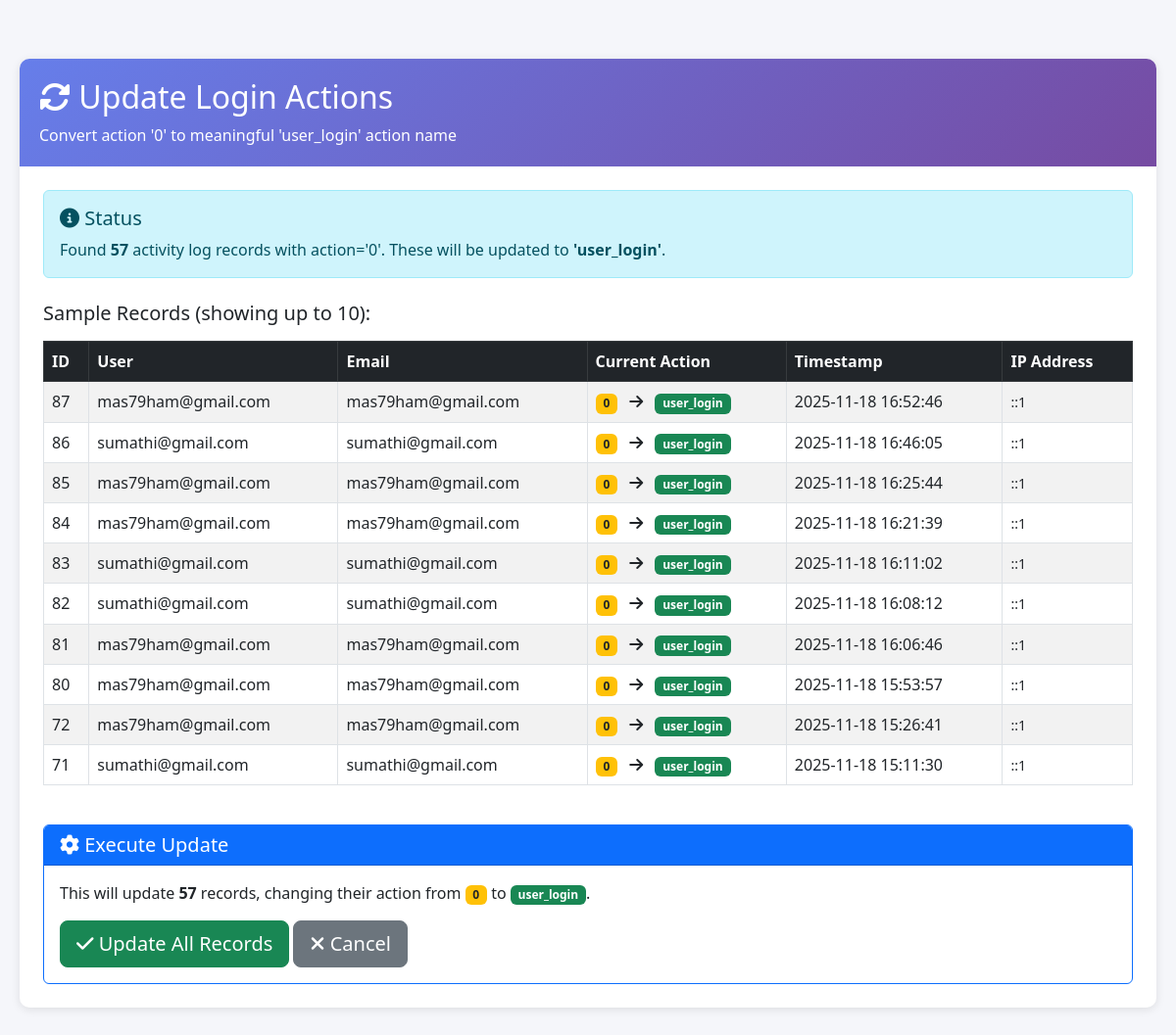
/office_letter/src/update_login_actions.php, run on an earlier commit of the app's database.
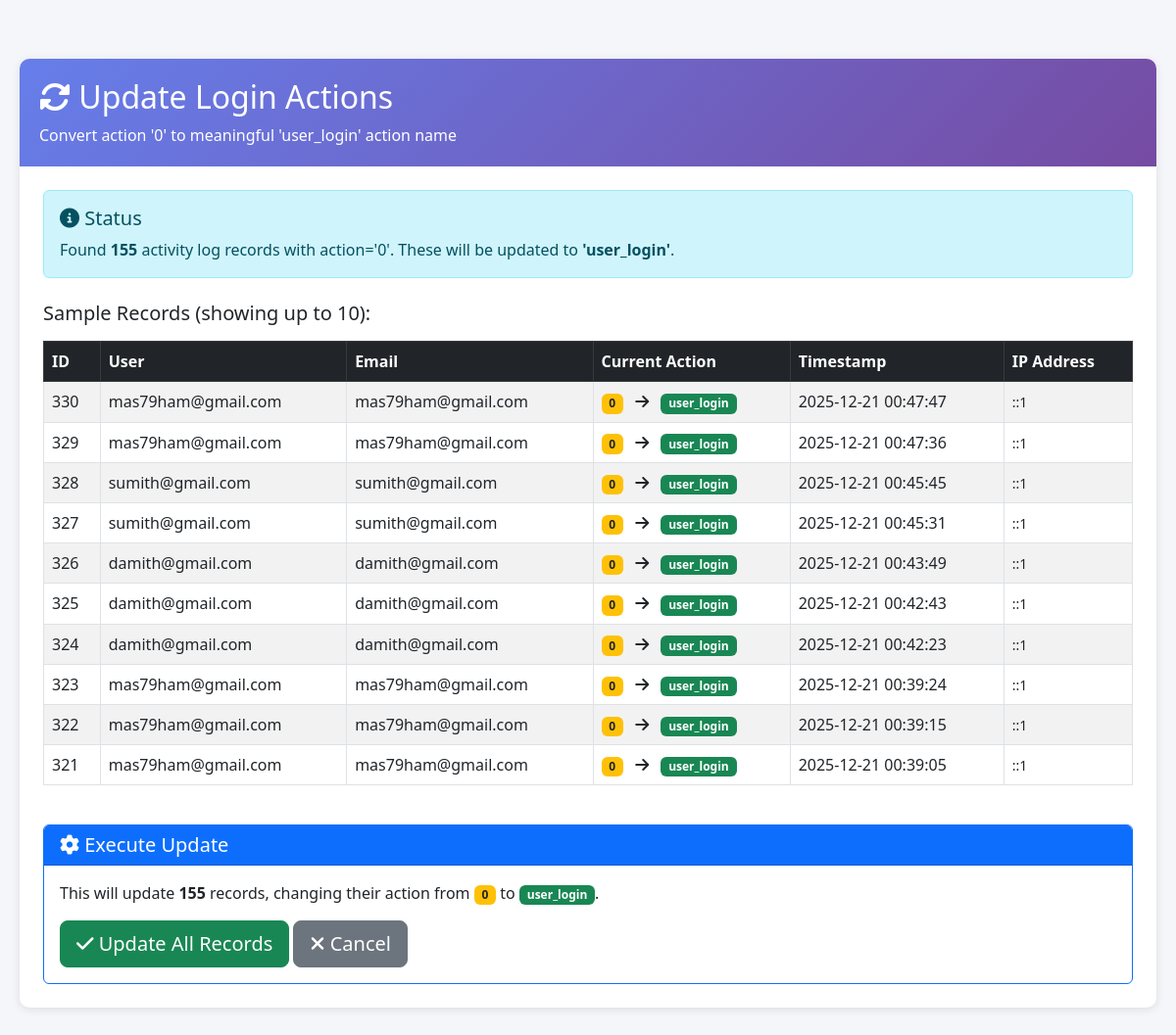
And on a later commit of the database.
### tables this page shows
CREATE TABLE `activitylog` (
  `id` int(11) NOT NULL,
  `user_id` int(11) DEFAULT NULL,
  `action` varchar(50) DEFAULT NULL,
  `letter_id` int(11) DEFAULT NULL,
  `old_values` longtext DEFAULT NULL CHECK (json_valid(`old_values`)),
  `new_values` longtext DEFAULT NULL CHECK (json_valid(`new_values`)),
  `ip_address` varchar(45) DEFAULT NULL,
  `user_agent` text DEFAULT NULL,
  `timestamp` datetime DEFAULT NULL
);

CREATE TABLE `users` (
  `id` int(11) NOT NULL,
  `username` varchar(50) DEFAULT NULL,
  `password` varchar(255) DEFAULT NULL,
  `last_login` datetime DEFAULT NULL COMMENT 'Last login timestamp',
  `employee_id` int(11) DEFAULT NULL,
  `role` varchar(50) DEFAULT NULL,
  `email` varchar(255) NOT NULL,
  `created_at` timestamp NOT NULL DEFAULT current_timestamp(),
  `approved` tinyint(1) DEFAULT 0 COMMENT 'Account approval status: 0=pending, 1=approved',
  `approved_by` int(11) DEFAULT NULL COMMENT 'User ID who approved this account',
  `approved_at` timestamp NULL DEFAULT NULL COMMENT 'When account was approved',
  `created_by` int(11) DEFAULT NULL COMMENT 'User ID who created this account'
);

### office_letter/src/update_login_actions.php (the view, shortened to what the changed rows need)
<?php
require_once '../config/db.php';
$count_result = $conn->query("SELECT COUNT(*) as total FROM activitylog WHERE action = '0'");
$total_zero_actions = 0;
if ($count_result) {
    $row = $count_result->fetch_assoc();
    $total_zero_actions = $row['total'];
}
$sample_sql = "SELECT al.*, u.username, u.email
               FROM activitylog al
               LEFT JOIN users u ON al.user_id = u.id
               WHERE al.action = '0'
               ORDER BY al.timestamp DESC
               LIMIT 10";
$sample_result = $conn->query($sample_sql);
?>
<!DOCTYPE html>
<html lang="en">
<head>
    <link rel="stylesheet" href="https://cdn.jsdelivr.net/npm/bootstrap@5.3.0/dist/css/bootstrap.min.css">
    <link rel="stylesheet" href="https://cdnjs.cloudflare.com/ajax/libs/font-awesome/6.4.0/css/all.min.css">
</head>
<body>
    <div class="main-container">
        <div class="info-card">
            <div class="card-header-custom">
                <h2 class="mb-0">
                    <i class="fas fa-sync-alt"></i> Update Login Actions
                </h2>
            </div>
            <div class="card-body p-4">
                <?php if ($total_zero_actions > 0): ?>
                    <div class="alert alert-info">
                        <h5><i class="fas fa-info-circle"></i> Status</h5>
                        <p class="mb-0">
                            Found <strong><?php echo $total_zero_actions; ?></strong> activity log records with action='0'.
                            These will be updated to <strong>'user_login'</strong>.
                        </p>
                    </div>
                    <?php if ($sample_result && $sample_result->num_rows > 0): ?>
                        <h5 class="mt-4 mb-3">Sample Records (showing up to 10):</h5>
                        <div class="table-responsive">
                            <table class="table table-bordered table-striped table-hover">
                                <thead class="table-dark">
                                    <tr>
                                        <th>ID</th>
                                        <th>User</th>
                                        <th>Email</th>
                                        <th>Current Action</th>
                                        <th>Timestamp</th>
                                        <th>IP Address</th>
                                    </tr>
                                </thead>
                                <tbody>
                                    <?php while ($row = $sample_result->fetch_assoc()): ?>
                                        <tr>
                                            <td><?php echo $row['id']; ?></td>
                                            <td><?php echo htmlspecialchars($row['username'] ?? 'N/A'); ?></td>
                                            <td><?php echo htmlspecialchars($row['email'] ?? 'N/A'); ?></td>
                                            <td>
                                                <span class="badge bg-warning text-dark">0</span>
                                                <i class="fas fa-arrow-right mx-2"></i>
                                                <span class="badge bg-success">user_login</span>
                                            </td>
                                            <td><?php echo $row['timestamp']; ?></td>
                                            <td><small><?php echo htmlspecialchars($row['ip_address'] ?? 'N/A'); ?></small></td>
                                        </tr>
                                    <?php endwhile; ?>
                                </tbody>
                            </table>
                        </div>
                    <?php endif; ?>
                    <div class="card mt-4 border-primary">
                        <div class="card-header bg-primary text-white">
                            <h5 class="mb-0"><i class="fas fa-cog"></i> Execute Update</h5>
                        </div>
                        <div class="card-body">
                            <p class="mb-3">
                                This will update <strong><?php echo $total_zero_actions; ?></strong> records,
                                changing their action from <span class="badge bg-warning text-dark">0</span>
                                to <span class="badge bg-success">user_login</span>.
                            </p>
                            <form method="POST" onsubmit="return confirm('Are you sure you want to update <?php echo $total_zero_actions; ?> records?');">
                                <button type="submit" name="confirm_update" class="btn btn-success btn-lg">
                                    <i class="fas fa-check"></i> Update All Records
                                </button>
                                <a href="dashboard.php" class="btn btn-secondary btn-lg">
                                    <i class="fas fa-times"></i> Cancel
                                </a>
                            </form>
                        </div>
                    </div>
                <?php endif; ?>
            </div>
        </div>
    </div>
</body>
</html>

What changed in the data, as far as the page shows it:
no longer on this page (row edited): activitylog: id "87", user.username "mas79ham@gmail.com", user.email "mas79ham@gmail.com", timestamp "2025-11-18 16:52:46", ip_address "::1"
no longer on this page (row edited): activitylog: id "86", user.username "sumathi@gmail.com", user.email "sumathi@gmail.com", timestamp "2025-11-18 16:46:05", ip_address "::1"
no longer on this page (row edited): activitylog: id "85", user.username "mas79ham@gmail.com", user.email "mas79ham@gmail.com", timestamp "2025-11-18 16:25:44", ip_address "::1"
no longer on this page (row edited): activitylog: id "84", user.username "mas79ham@gmail.com", user.email "mas79ham@gmail.com", timestamp "2025-11-18 16:21:39", ip_address "::1"
removed activitylog: id "83", user.username "sumathi@gmail.com", user.email "sumathi@gmail.com", timestamp "2025-11-18 16:11:02", ip_address "::1"
no longer on this page (row edited): activitylog: id "82", user.username "sumathi@gmail.com", user.email "sumathi@gmail.com", timestamp "2025-11-18 16:08:12", ip_address "::1"
no longer on this page (row edited): activitylog: id "81", user.username "mas79ham@gmail.com", user.email "mas79ham@gmail.com", timestamp "2025-11-18 16:06:46", ip_address "::1"
no longer on this page (row edited): activitylog: id "80", user.username "mas79ham@gmail.com", user.email "mas79ham@gmail.com", timestamp "2025-11-18 15:53:57", ip_address "::1"
no longer on this page (row edited): activitylog: id "72", user.username "mas79ham@gmail.com", user.email "mas79ham@gmail.com", timestamp "2025-11-18 15:26:41", ip_address "::1"
no longer on this page (row edited): activitylog: id "71", user.username "sumathi@gmail.com", user.email "sumathi@gmail.com", timestamp "2025-11-18 15:11:30", ip_address "::1"
added activitylog: id "330", user.username "mas79ham@gmail.com", user.email "mas79ham@gmail.com", timestamp "2025-12-21 00:47:47", ip_address "::1"
added activitylog: id "329", user.username "mas79ham@gmail.com", user.email "mas79ham@gmail.com", timestamp "2025-12-21 00:47:36", ip_address "::1"
added activitylog: id "328", user.username "sumith@gmail.com", user.email "sumith@gmail.com", timestamp "2025-12-21 00:45:45", ip_address "::1"
added activitylog: id "327", user.username "sumith@gmail.com", user.email "sumith@gmail.com", timestamp "2025-12-21 00:45:31", ip_address "::1"
added activitylog: id "326", user.username "damith@gmail.com", user.email "damith@gmail.com", timestamp "2025-12-21 00:43:49", ip_address "::1"
added activitylog: id "325", user.username "damith@gmail.com", user.email "damith@gmail.com", timestamp "2025-12-21 00:42:43", ip_address "::1"
added activitylog: id "324", user.username "damith@gmail.com", user.email "damith@gmail.com", timestamp "2025-12-21 00:42:23", ip_address "::1"
added activitylog: id "323", user.username "mas79ham@gmail.com", user.email "mas79ham@gmail.com", timestamp "2025-12-21 00:39:24", ip_address "::1"
added activitylog: id "322", user.username "mas79ham@gmail.com", user.email "mas79ham@gmail.com", timestamp "2025-12-21 00:39:15", ip_address "::1"
added activitylog: id "321", user.username "mas79ham@gmail.com", user.email "mas79ham@gmail.com", timestamp "2025-12-21 00:39:05", ip_address "::1"
Also different on the page:
$total_zero_actions: "57" → "155"
